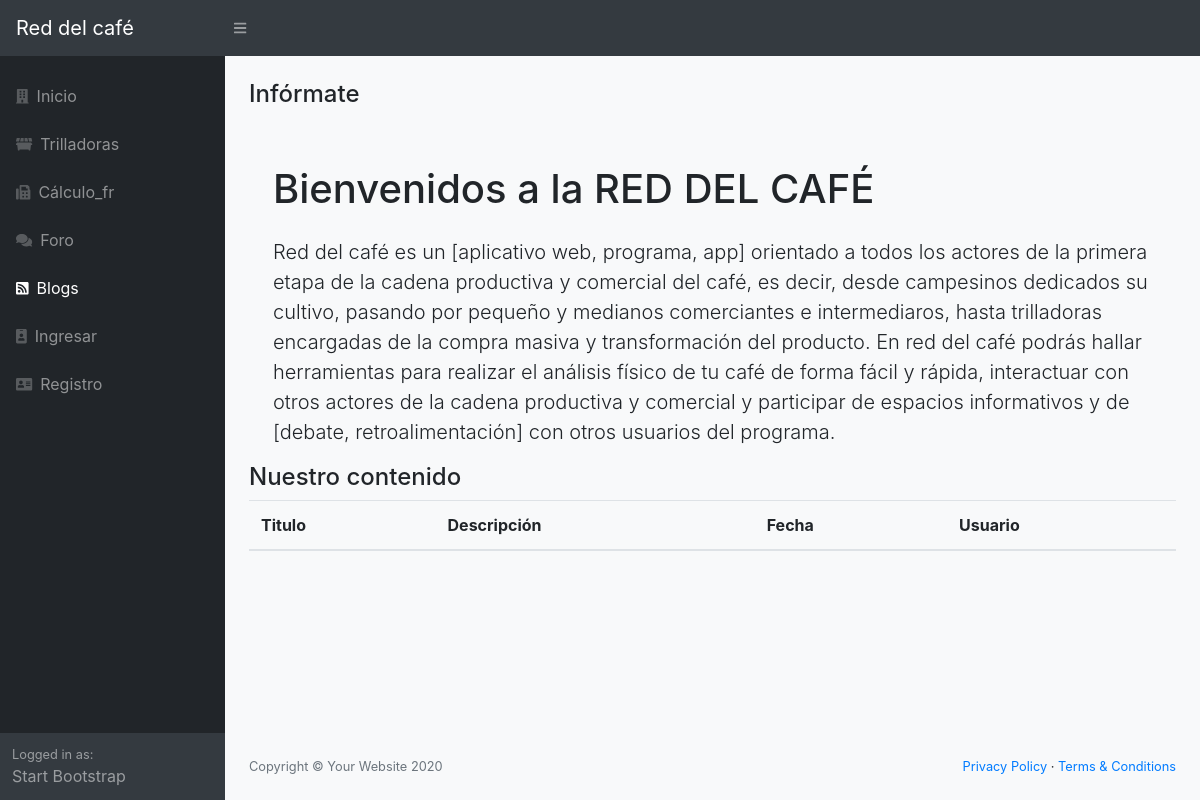
The app's page /blogs, older data.
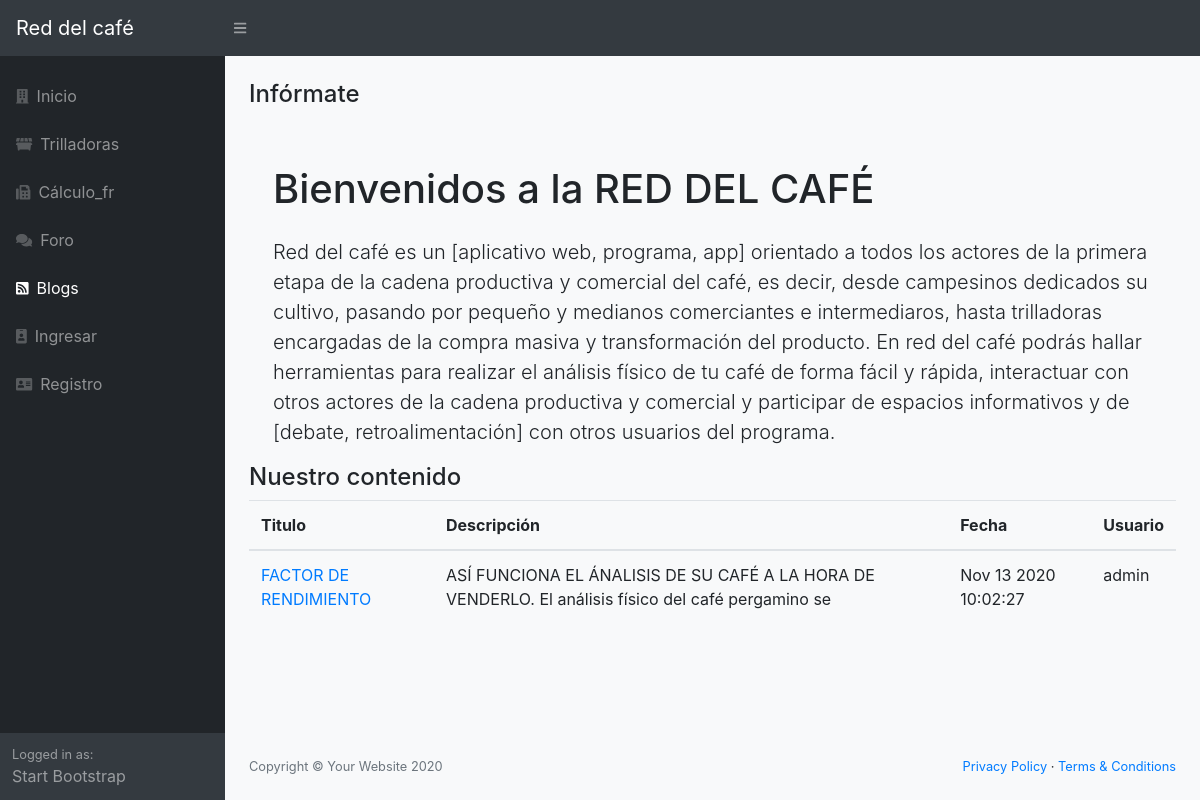
The same page, newer data.
### red/models.py (models this page shows, shortened)
class Blogs(db.Model):
    __tablename__ = 'blogs'
    id = Column(Integer, primary_key=True)
    titulo = Column(String(100))
    descripcion = Column(String(255))
    created_at = db.Column(db.DateTime)
    UsuarioId = Column(Integer, ForeignKey('usuarios.id'), nullable=False)
    usuario = relationship("Usuarios", backref="blogs")
    def __repr__(self):
        return (u'<{self.__class__.__name__}: {self.id}>'.format(self=self))

class Usuarios(db.Model):
    __tablename__ = 'usuarios'
    id = Column(Integer, primary_key=True)
    username = Column(String(100), nullable=False)
    password_hash = Column(String(128), nullable=False)
    nombre = Column(String(200), nullable=False)
    email = Column(String(200), nullable=False)
    admin = Column(Boolean, default=False)
    @property
    def password(self):
        raise AttributeError('password is not a readable attribute')

### red/app.py (the view)
@app.route("/blogs")
def blogs():
    from red.models import Blogs, Usuarios
    blogs = Blogs.query.all()
    print(blogs)
    return render_template("blogs.html", blogs=blogs)

### red/templates/blogs.html (shortened to what this page needs)
{% extends "base.html" %} {% block title %}Red del café{% endblock %} {% block body %}
<div class="container">
  <div class="row">
    <div class="col-md-12">
      <h4>Infórmate</h4>
      <br/>
      <div class="container-fluid">
        <h1 class="mt-4 mb-4" >Bienvenidos a la RED DEL CAFÉ</h1>
        <p class="lead">Red del café es un [aplicativo web, programa, app] orientado a todos los actores de la primera etapa de la cadena productiva y comercial del café, es decir, desde campesinos dedicados su cultivo, pasando por pequeño y medianos comerciantes e intermediaros, hasta trilladoras encargadas de la compra masiva y transformación del producto.
          En red del café podrás hallar herramientas para realizar el análisis físico de tu café de forma fácil y rápida, interactuar con otros actores de la cadena productiva y comercial y participar de espacios informativos y de [debate, retroalimentación] con otros usuarios del programa.
        </p>
      </div>
      <h4>Nuestro contenido</h4>
      <div class="panel panel-default">
        <table class="table">
          <thead>
            <th>Titulo</th>
            <th>Descripción</th>
            <th>Fecha</th>
            <th>Usuario</th>
          </thead>
          <tbody>
            {% for frs in blogs %}
              <tr>
                <td><a href="{{url_for('blogs_view',id=frs.id)}}">{{frs.titulo}}</a></td>
                <td>{{frs.descripcion[0:100]}}</td>
                <td>{{frs.created_at.strftime("%b %d %Y %H:%M:%S")}}</td>
                <td>{{frs.usuario.username}}</td>
              </tr>
            {% endfor %}
          </tbody>
        </table>
      </div>
</div>
{% endblock %}

Row changes from the older to the newer data that the page shows:
added Blogs: titulo "FACTOR DE RENDIMIENTO", descripcion "ASÍ FUNCIONA EL ÁNALISIS DE SU CAFÉ A LA HORA DE VENDERLO. El análisis físico del café pergamino se", created_at "Nov 13 2020 10:02:27", usuario.username "admin"
